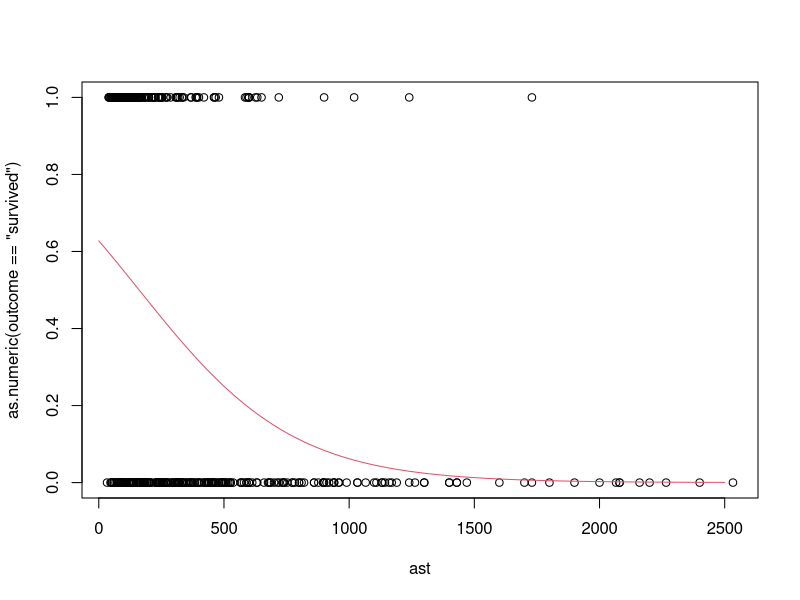

Source code (R):
## ---- chunk 1
knitr::opts_chunk$set(echo = TRUE)
## ---- chunk 2
Downer <- read.csv("Downer.csv", header = TRUE)
Downer$outcome <- factor(Downer$outcome)
## ---- chunk 3
log((166/435)/(269/435))
glm(factor(outcome)  ~ 1, family = "binomial", data = Downer)
## ---- chunk 4
fitast <- glm(outcome  ~ ast, family = "binomial", data = Downer)
summary(fitast)
with(Downer, plot(ast, as.numeric(outcome == "survived")))
nd <- data.frame(ast = seq(0, 2500))
lines(nd$ast, predict(fitast, newdata = nd, type = "response"), col = 2)
## ---- chunk 5
fiturea <- glm(outcome  ~ urea, family = "binomial", data = Downer)
summary(fiturea)
# il confronto può solo essere fatto tramite AIC - i modelli non sono annidati 
# dato però che entrambi i modelli usano un solo predittore questo corrisponde a confrontare le devianze 
AIC(fitast, fiturea)
## ---- chunk 6
subfurea <- glm(outcome  ~ urea, family = "binomial", data = na.omit(Downer[,c("outcome", "urea", "ast")]))
subfast  <- glm(outcome  ~ ast , family = "binomial", data = na.omit(Downer[,c("outcome", "urea", "ast")]))
AIC(subfast, subfurea)
deviance(subfast); deviance(subfurea)
## ---- chunk 7
nd <- data.frame(ast = c(500, 1400,2000), 
                 urea = c(5, 20, 30))
pv <- predict(fitast, newdata = nd, type = "link", se.fit = TRUE)
binomial()$linkinv(pv$fit)
cbind(binomial()$linkinv(pv$fit + qnorm(0.04) * pv$se.fit),
      binomial()$linkinv(pv$fit + qnorm(0.96) * pv$se.fit))
